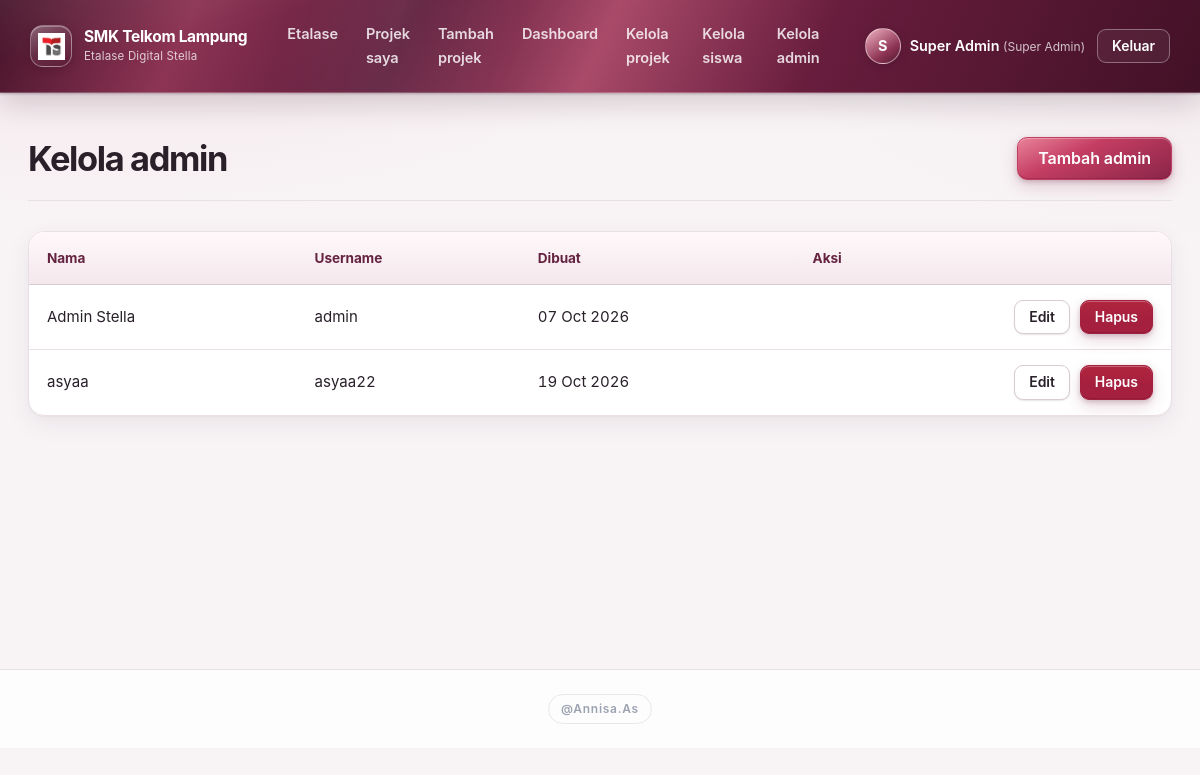
The app's page /superadmin/admin.php (signed in) with its own data.
### tables this page shows
CREATE TABLE `users` (
  `id` int(11) NOT NULL,
  `nama` varchar(100) NOT NULL,
  `username` varchar(50) NOT NULL,
  `password` varchar(255) NOT NULL,
  `role` enum('super_admin','admin','siswa') NOT NULL DEFAULT 'siswa',
  `kelas` varchar(20) DEFAULT NULL,
  `created_at` timestamp NOT NULL DEFAULT current_timestamp(),
  `foto_profil` varchar(255) DEFAULT NULL
);

### config/helper.php (called while the page is built, shortened)
<?php
require_once __DIR__ . '/koneksi.php';
function e($teks) {
    return htmlspecialchars((string)$teks, ENT_QUOTES, 'UTF-8');
}
function db_persiapkan($sql, $tipe, $param) {
    global $koneksi;
    $stmt = mysqli_prepare($koneksi, $sql);
    return $stmt;
}
function db_semua($sql, $tipe = '', $param = []) {
    $stmt = db_persiapkan($sql, $tipe, $param);
    if (!mysqli_stmt_execute($stmt)) {
        $error = mysqli_stmt_error($stmt);
        mysqli_stmt_close($stmt);
        throw new RuntimeException('Query database gagal dijalankan: ' . $error);
    }
    $hasil = mysqli_stmt_get_result($stmt);
    $baris = $hasil ? mysqli_fetch_all($hasil, MYSQLI_ASSOC) : [];
    return $baris;
}
function tanggal_id($waktu) {
    return date('d M Y', strtotime($waktu));
}

### superadmin/admin.php (the view, shortened to what this page needs)
<?php
require __DIR__ . '/../config/helper.php';
$daftar = db_semua("SELECT id, nama, username, created_at FROM users WHERE role = 'admin' ORDER BY nama");
require __DIR__ . '/../includes/header.php';
?>
<div class="judul-halaman">
    <h1>Kelola admin</h1>
    <a class="tombol" href="<?= BASE_URL ?>/superadmin/admin_form.php">Tambah admin</a>
</div>
<?php if (!$daftar): ?>
    <div class="kosong"><p>Belum ada akun admin.</p></div>
<?php else: ?>
<div class="tabel-bungkus">
<table class="tabel">
    <thead><tr><th>Nama</th><th>Username</th><th>Dibuat</th><th>Aksi</th></tr></thead>
    <tbody>
    <?php foreach ($daftar as $a): ?>
        <tr>
            <td><?= e($a['nama']) ?></td>
            <td><?= e($a['username']) ?></td>
            <td><?= e(tanggal_id($a['created_at'])) ?></td>
            <td class="aksi">
                <a class="tombol tombol-kecil tombol-garis" href="<?= BASE_URL ?>/superadmin/admin_form.php?id=<?= (int)$a['id'] ?>">Edit</a>
                <form method="post" action="<?= BASE_URL ?>/superadmin/admin_hapus.php" class="form-inline"
                      data-konfirm="Hapus akun admin ini beserta projek yang ia buat?">
                    <button type="submit" class="tombol tombol-kecil tombol-bahaya">Hapus</button>
                </form>
            </td>
        </tr>
    <?php endforeach; ?>
    </tbody>
</table>
</div>
<?php endif; ?>
<?php require __DIR__ . '/../includes/footer.php'; ?>

### assets/css/base.css (style rules this page uses)
:root { --langit: #ffffff; --langit-2: #fff0f4; --bintang: #c43d62; --bintang-gelap: #641b38; --bintang-terang: #ed7894; --burgundy-metal: linear-gradient(115deg, #451329 0%, #8d3454 16%, #5a1837 34%, #a94a69 50%, #681d3d 68%, #421126 100%); --kertas: #f8f4f6; --permukaan: #ffffff; --teks: #29202a; --teks-lembut: #746a76; --garis: #e9e0e6; --garis-tegas: #d8cbd4; --bahaya: #a51f3e; --radius: 16px; --radius-kecil: 10px; --bayangan-kecil: 0 1px 2px rgba(53, 18, 38, 0.07), 0 1px 1px rgba(53, 18, 38, 0.04); --bayangan: 0 1px 2px rgba(53, 18, 38, 0.04), 0 8px 24px rgba(53, 18, 38, 0.07); --bayangan-besar: 0 2px 4px rgba(53, 18, 38, 0.04), 0 18px 44px rgba(53, 18, 38, 0.12); --ease: cubic-bezier(0.2, 0.7, 0.2, 1); }
* { box-sizing: border-box; }
html { -webkit-text-size-adjust: 100%; scroll-behavior: smooth; }
body { margin: 0; font-family: "Inter", system-ui, -apple-system, "Segoe UI", Roboto, "Helvetica Neue", Arial, sans-serif; font-size: 16px; line-height: 1.65; background: radial-gradient(ellipse 60rem 26rem at 8% -4rem, rgba(196, 61, 98, 0.09), transparent 70%), radial-gradient(ellipse 40rem 22rem at 100% 0, rgba(141, 52, 84, 0.055), transparent 70%), var(--kertas); background-attachment: fixed; color: var(--teks); -webkit-font-smoothing: antialiased; -moz-osx-font-smoothing: grayscale; text-rendering: optimizeLegibility; }
a { color: var(--bintang-gelap); text-decoration-color: rgba(100, 27, 56, 0.3); text-underline-offset: 3px; transition: color 160ms var(--ease), text-decoration-color 160ms var(--ease); }
h1, h2, h3 { color: var(--teks); text-wrap: balance; }
h1 { font-size: clamp(1.7rem, 3vw, 2.15rem); font-weight: 750; letter-spacing: -0.04em; margin: 0; line-height: 1.15; }
.judul-halaman { display: flex; flex-wrap: wrap; align-items: center; justify-content: space-between; gap: 16px; margin-bottom: 30px; padding-bottom: 20px; border-bottom: 1px solid var(--garis); }
.tombol { display: inline-flex; align-items: center; justify-content: center; gap: 8px; border: 1px solid var(--bintang); background: linear-gradient(155deg, #e9839b 0%, #c43d62 38%, #8a2549 100%); color: #fff; font: inherit; font-weight: 620; letter-spacing: -0.005em; line-height: 1.3; padding: 10px 20px; border-radius: var(--radius-kecil); text-decoration: none; cursor: pointer; box-shadow: inset 0 1px 0 rgba(255, 255, 255, 0.28), inset 0 -1px 0 rgba(53, 10, 30, 0.2), 0 2px 5px rgba(83, 20, 48, 0.22), 0 7px 16px rgba(133, 33, 68, 0.17); transition: background 160ms var(--ease), border-color 160ms var(--ease), box-shadow 200ms var(--ease), transform 160ms var(--ease), color 160ms var(--ease); }
.tombol-garis { background: var(--permukaan); color: var(--teks); border-color: var(--garis-tegas); box-shadow: var(--bayangan-kecil); }
.tombol-bahaya { background: linear-gradient(180deg, #b72a3f -40%, var(--bahaya) 60%); border-color: var(--bahaya); color: #fff; }
.tombol-kecil { padding: 7px 14px; font-size: 0.875rem; border-radius: 9px; }
.form-inline { display: inline; margin: 0; }

### assets/css/tabel.css (style rules this page uses)
.tabel-bungkus { overflow-x: auto; background: var(--permukaan); border: 1px solid var(--garis); border-radius: var(--radius); box-shadow: var(--bayangan); -webkit-overflow-scrolling: touch; }
.tabel { width: 100%; border-collapse: collapse; min-width: 560px; }
.tabel th, .tabel td { text-align: left; padding: 15px 18px; border-bottom: 1px solid var(--garis); vertical-align: middle; }
.tabel th { background: linear-gradient(180deg, #fff8fa, #f4e8ed); border-bottom: 1px solid var(--garis-tegas); font-size: 0.85rem; font-weight: 650; letter-spacing: -0.005em; color: #64233f; white-space: nowrap; }
.tabel td { font-size: 0.94rem; font-variant-numeric: tabular-nums; }
.tabel tbody tr { transition: background-color 160ms var(--ease); }
.tabel tr:last-child td { border-bottom: 0; }
.tabel .aksi { white-space: nowrap; text-align: right; }
.tabel .aksi > * { margin-right: 6px; }
.tabel .aksi > *:last-child { margin-right: 0; }

### records on screen
users: nama "Admin Stella", username "admin", created_at "07 Oct 2026"
users: nama "asyaa", username "asyaa22", created_at "19 Oct 2026"

### other values on screen
mb_strtoupper(mb_substr($u['nama'], 0, 1)) "S"
$u['nama'] "Super Admin"
label_role($u['role']) "Super Admin"
